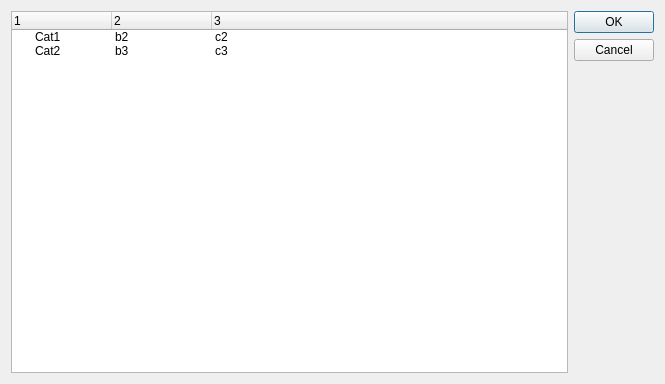
<?xml version="1.0" encoding="UTF-8"?>
<ui version="4.0">
 <class>AutoMatch</class>
 <widget class="QDialog" name="AutoMatch">
  <property name="geometry">
   <rect>
    <x>0</x>
    <y>0</y>
    <width>665</width>
    <height>384</height>
   </rect>
  </property>
  <property name="windowTitle">
   <string>Dialog</string>
  </property>
  <layout class="QHBoxLayout" name="horizontalLayout_2">
   <item>
    <layout class="QHBoxLayout" name="horizontalLayout">
     <item>
      <widget class="QTreeWidget" name="treeWidget">
       <column>
        <property name="text">
         <string>1</string>
        </property>
       </column>
       <column>
        <property name="text">
         <string>2</string>
        </property>
       </column>
       <column>
        <property name="text">
         <string>3</string>
        </property>
       </column>
       <item>
        <property name="text">
         <string>Cat1</string>
        </property>
        <property name="text">
         <string>b2</string>
        </property>
        <property name="text">
         <string>c2</string>
        </property>
       </item>
       <item>
        <property name="text">
         <string>Cat2</string>
        </property>
        <property name="text">
         <string>b3</string>
        </property>
        <property name="text">
         <string>c3</string>
        </property>
       </item>
      </widget>
     </item>
     <item>
      <widget class="QDialogButtonBox" name="buttonBox">
       <property name="orientation">
        <enum>Qt::Vertical</enum>
       </property>
       <property name="standardButtons">
        <set>QDialogButtonBox::Cancel|QDialogButtonBox::Ok</set>
       </property>
      </widget>
     </item>
    </layout>
   </item>
  </layout>
 </widget>
 <resources/>
 <connections>
  <connection>
   <sender>buttonBox</sender>
   <signal>accepted()</signal>
   <receiver>AutoMatch</receiver>
   <slot>accept()</slot>
   <hints>
    <hint type="sourcelabel">
     <x>248</x>
     <y>254</y>
    </hint>
    <hint type="destinationlabel">
     <x>157</x>
     <y>274</y>
    </hint>
   </hints>
  </connection>
  <connection>
   <sender>buttonBox</sender>
   <signal>rejected()</signal>
   <receiver>AutoMatch</receiver>
   <slot>reject()</slot>
   <hints>
    <hint type="sourcelabel">
     <x>316</x>
     <y>260</y>
    </hint>
    <hint type="destinationlabel">
     <x>286</x>
     <y>274</y>
    </hint>
   </hints>
  </connection>
 </connections>
</ui>
